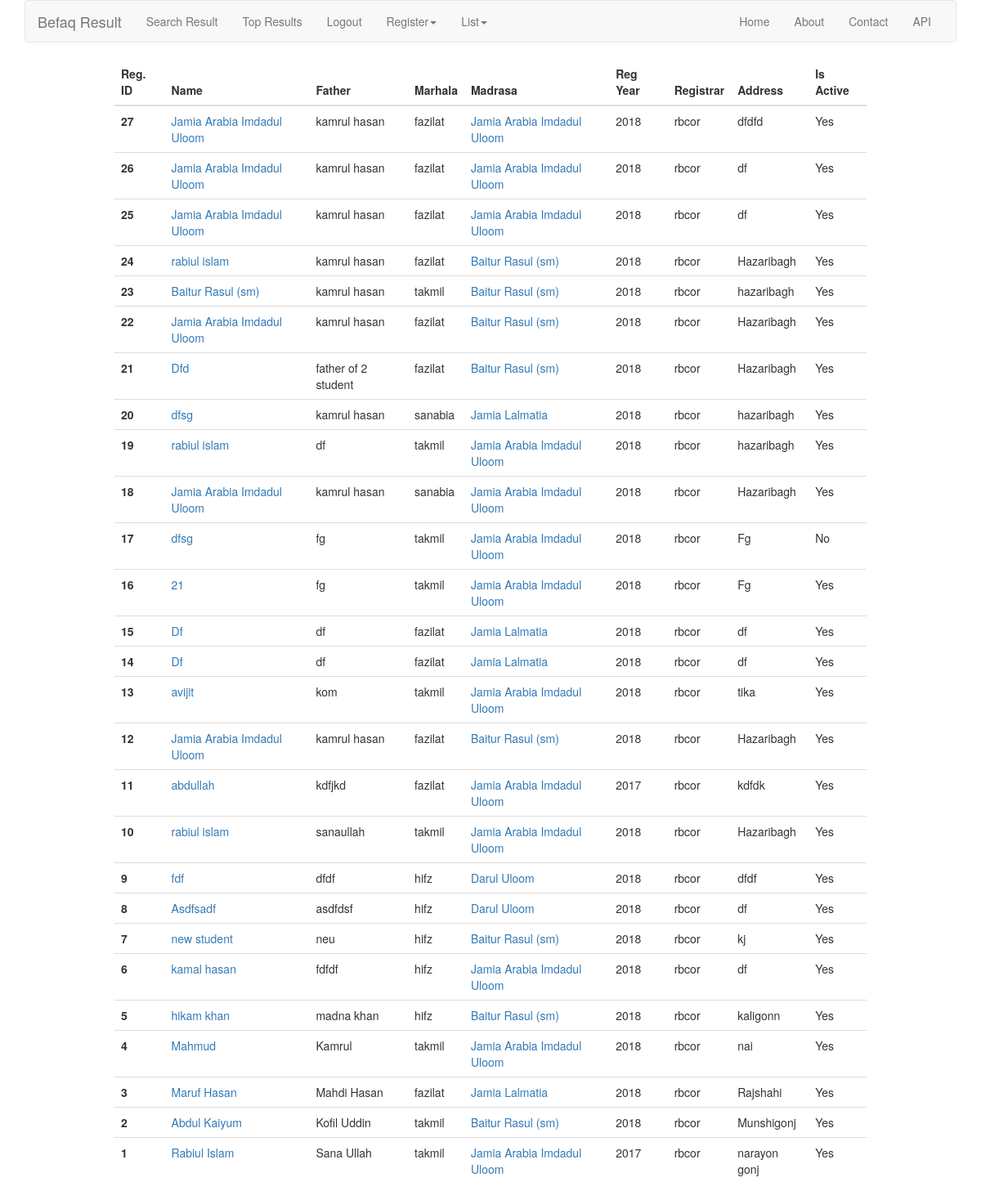
/student/list (signed in), run on an earlier commit of the app's database.
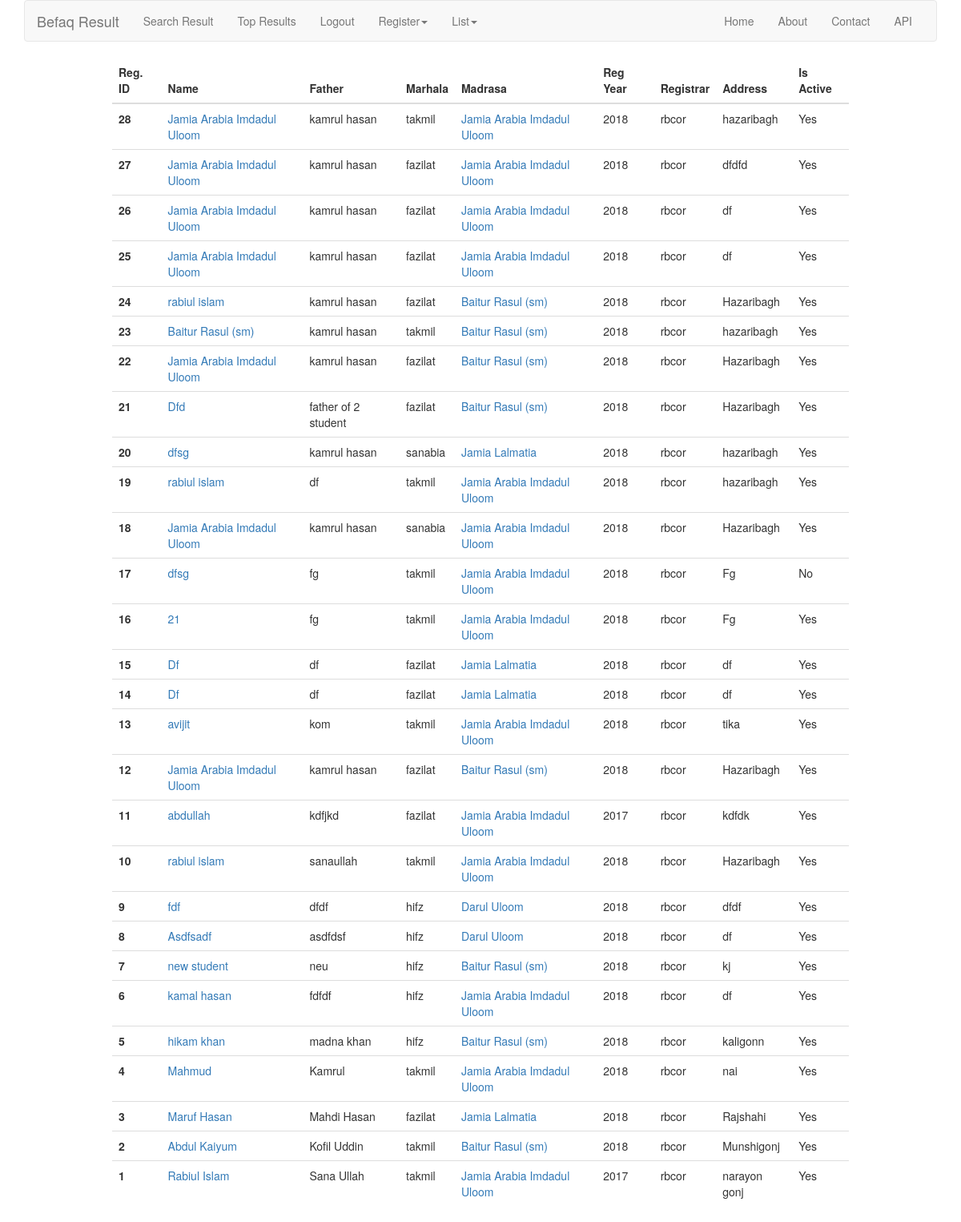
And on a later commit of the database.
### student/models.py (models this page shows, shortened)
class Student(models.Model):
    name          = models.CharField(max_length=100)
    father        = models.CharField(max_length=100)
    address       = models.CharField(max_length=255,
                                     null=True,
                                     blank=True,
                                     help_text='permanent address of student')
    madrasa       = models.ForeignKey(Madrasa, on_delete=models.CASCADE, related_name='students')
    markaz        = models.CharField(max_length=127,
                                     blank=True,
                                     help_text="If the student's madrasa is the markaz then leave it blank'"
                                               " otherwise enter the markaz name")
    marhala       = models.CharField(max_length=10,
                                     choices=MARHALA)
    reg_year      = models.CharField(max_length=4,
                                     choices=REGISTRATION_YEARS,
                                     default='2018')
    registrar     = models.ForeignKey('auth.User', default=1)
    registered_at = models.DateTimeField(auto_now_add=True)
    updated_at    = models.DateTimeField(auto_now=True)
    is_active    = models.BooleanField(default=True, help_text='Active by Default')
    objects       = StudentManager()
    class Meta:
        ordering = ['-registered_at','-updated_at']

### madrasa/models.py (models this page shows, shortened)
class Madrasa(models.Model):
    name      = models.CharField(max_length=127, unique=True)
    address   = models.CharField(max_length=255, blank=True)
    is_markaz = models.BooleanField(default=False)
    def __str__(self):
        return self.name

### student/views.py (the view)
class StudentList(LoginRequiredMixin, ListView):
    model = Student
    template_name = 'student/student_list.html'

### student/templates/student/student_list.html
{% extends 'base.html' %}
{% block content %}
    <div class="col-md-10 col-md-offset-1">
        <div class="table-responsive">
            <table class="table table-hover table-white">
                <thead>
                <tr>
                    <th scope="col">Reg. ID</th>
                    <th scope="col">Name</th>
                    <th scope="col">Father</th>
                    <th scope="col">Marhala</th>
                    <th scope="col">Madrasa</th>
                    <th scope="col">Reg Year</th>
                    <th scope="col">Registrar</th>
                    <th scope="col">Address</th>
                    <th scope="col">Is Active</th>
                </tr>
                </thead>
                <tbody>
                {% for student in student_list %}
                    <tr>
                        <th scope="row">{{ student.id }}</th>
                        <td><a href="{% url 'student:student_detail' pk=student.pk %}">
                            {{ student.name }}
                        </a></td>
                        <td>{{ student.father }}</td>
                        <td>{{ student.marhala }}</td>
                        <td>
                            <a href="{% url 'madrasa:madrasa_detail' pk=student.madrasa.pk %}">{{ student.madrasa }}</a>
                        </td>
                        <td>{{ student.reg_year }}</td>
                        <td>{{ student.registrar }}</td>
                        <td>{{ student.address }}</td>
                        <td>
                            {% if student.is_active %}
                                Yes
                            {% else %}
                                No
                            {% endif %}
                        </td>
                    </tr>
                {% empty %}
                    <p>No Student Registered yet.</p>
                {% endfor %}
            </table>
        </div>
    </div>
{% endblock %}

What changed in the data, as far as the page shows it:
added Student: id "28", name "Jamia Arabia Imdadul Uloom", father "kamrul hasan", marhala "takmil", madrasa "Jamia Arabia Imdadul Uloom", reg_year "2018", registrar "rbcor", address "hazaribagh", is_active "Yes"
